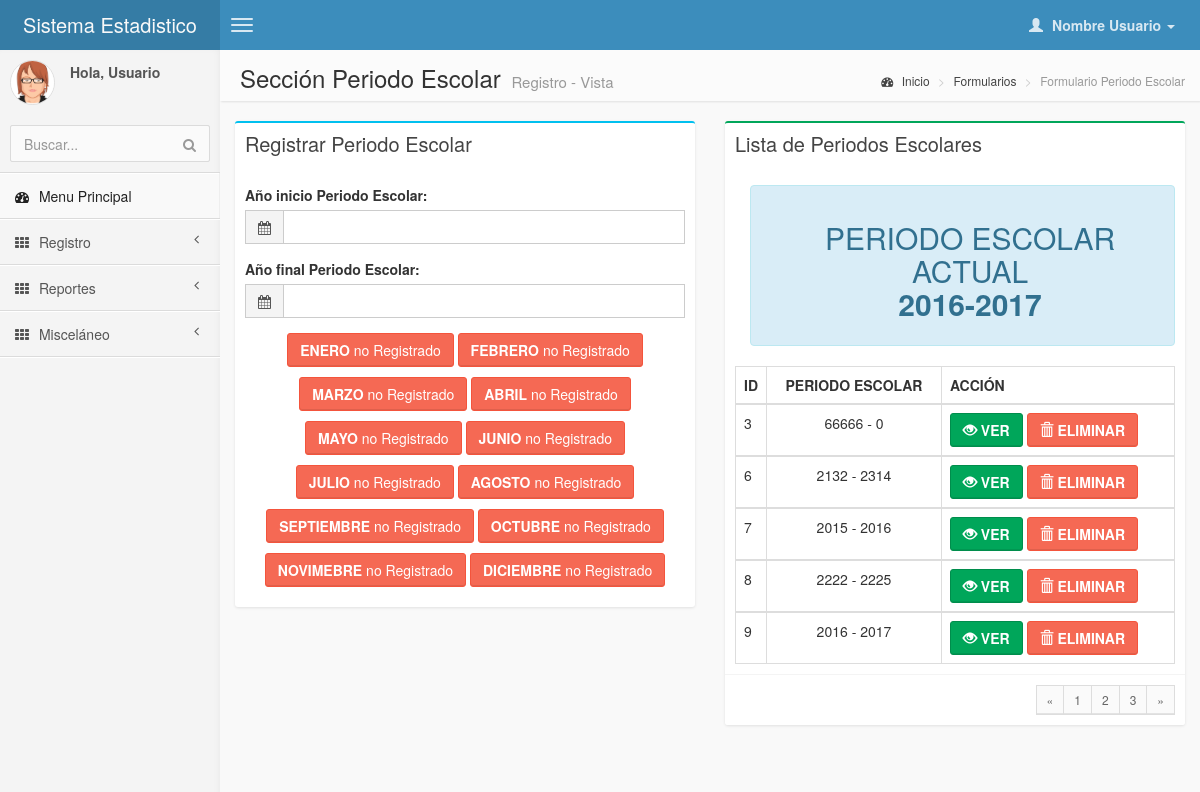
Page /pages/forms/form_periodo_editar.php on the earlier database version.
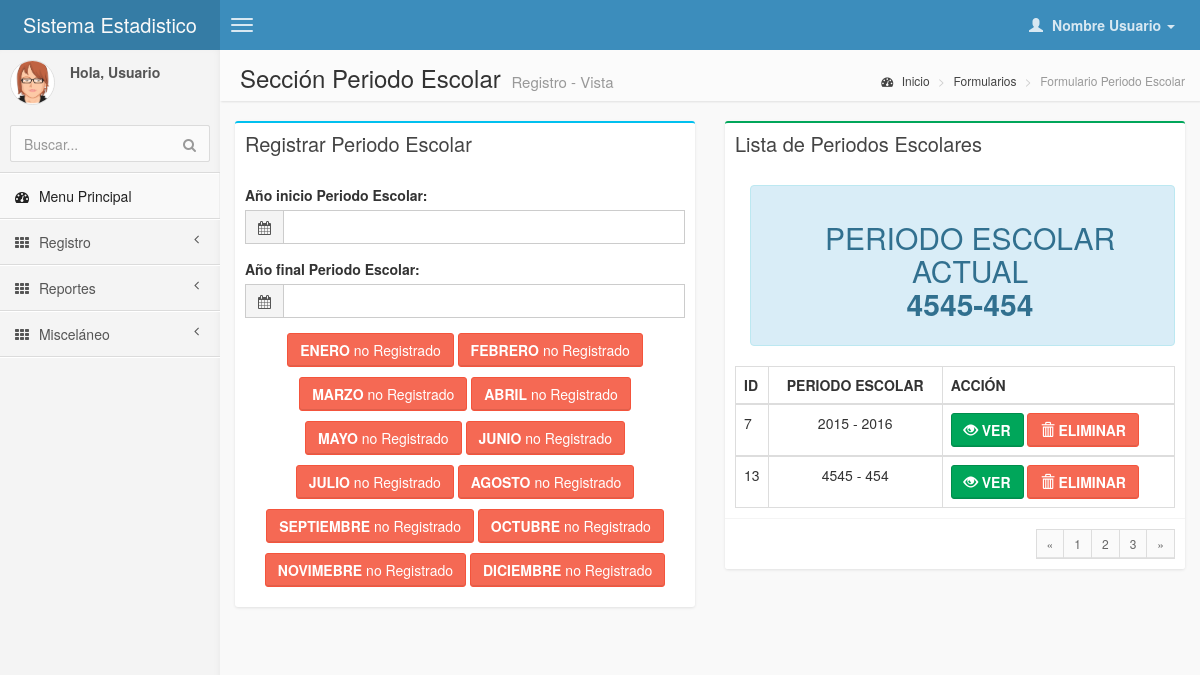
Same page on the later database version.
### tables this page shows
CREATE TABLE IF NOT EXISTS `periodo_escolar` (
  `id_periodo_escolar` int(10) NOT NULL AUTO_INCREMENT,
  `inicio` int(4) NOT NULL,
  `fin` int(4) NOT NULL,
  PRIMARY KEY (`id_periodo_escolar`)
);

### pages/forms/form_periodo_editar.php (the view, shortened to what the changed rows need)
<!DOCTYPE html>
<html>
    <head>
        <link href="../../css/bootstrap.min.css" rel="stylesheet" type="text/css" />
        <link href="../../css/font-awesome.min.css" rel="stylesheet" type="text/css" />
        <link href="../../css/ionicons.min.css" rel="stylesheet" type="text/css" />
        <link href="../../css/daterangepicker/daterangepicker-bs3.css" rel="stylesheet" type="text/css" />
        <link href="../../css/iCheck/all.css" rel="stylesheet" type="text/css" />
        <link href="../../css/colorpicker/bootstrap-colorpicker.min.css" rel="stylesheet"/>
        <link href="../../css/timepicker/bootstrap-timepicker.min.css" rel="stylesheet"/>
        <link href="../../css/AdminLTE.css" rel="stylesheet" type="text/css" />
    </head>
     <body class="skin-blue">
        <div class="wrapper row-offcanvas row-offcanvas-left">
<?php
    require ("../control/conexion_bd.php");
?>
            <aside class="right-side">
                <section class="content-header">
                    <h1>
                        Sección Periodo Escolar                     <small>Registro - Vista</small>
                    </h1>
                </section>
                <section class="content">
                    <div class="row">
<?php
$sql="SELECT * FROM periodo_escolar";
  $datos=mysql_query($sql,$link);
$contador = mysql_num_rows($datos);
    if ($contador == 0)
      {
        echo "<center><h1><font color='#E74C3C'>NO SE ENCONTRO RESULTADOS :-( </font></h1></center>";
      }
    else
      {
?>
                        <div class="col-md-6">
                            <div class="box box-success">
                                <div class="box-header">
                                     <h3 class="box-title">Lista de Periodos Escolares</h3>
                                </div>
                                <div class="box-body">
                                <div class="alert alert-info" role="alert"><CENTER><H2>PERIODO ESCOLAR ACTUAL
                                <p>
                                <strong>
                                <?php
                                $ultimo="SELECT * FROM periodo_escolar order by id_periodo_escolar desc limit 1";
                                $res_ultimo = mysql_query($ultimo,$link);
                                $renglon=mysql_fetch_array($res_ultimo);
                                echo $renglon['inicio'];
                                echo "-";
                                echo $renglon['fin'];
                                ?>
                                </strong>
                                </p>
                                </H2></CENTER></div>
                                    <table class="table table-bordered">
                                        <tr>
                                            <th style="width: 10px">ID</th>
                                            <th> <center> PERIODO ESCOLAR </center></th>
                                            <th>ACCIÓN</th>
                                        </tr>
                                        <?php
                              while ($renglon=mysql_fetch_array($datos))
                                {
                            ?>
                              <tbody>
                                <tr>
                                    <td><?php echo $renglon['id_periodo_escolar']; ?></td>
                                    <td><center><?php echo $renglon['inicio']; echo " - "; echo $renglon['fin']?></center></td>
                                    <td>
                                        <a href="../forms/form_periodo_editar.php?id=<?php echo $renglon['id_periodo_escolar']?>">
                                        <button class="btn btn-success"></i><b><span class="glyphicon glyphicon glyphicon-eye-open" aria-hidden="true"></span> VER</b></button>
                                        </a>
                                            <a href="../emergente/borrar_periodo.php?id=<?php echo $renglon['id_periodo_escolar']?>" >
                                                <button class="btn btn-danger">
                                                    <b>
                                                        <span class="glyphicon glyphicon-trash" aria-hidden="true">
                                                        </span> ELIMINAR
                                                    </b>
                                                </button>
                                            </a>
                                    </td>
                                </tr>
                              </tbody>
                              <?php } }?>
                                    </table>
                                </div>
                            </div>
                                </div>
                            </div>
                        </div>
    </body>
</html>

Differences in the rows shown:
removed periodo_escolar: inicio "2016", fin "2017", id_periodo_escolar "9"
removed periodo_escolar: id_periodo_escolar "3", inicio "66666", fin "0"
removed periodo_escolar: id_periodo_escolar "6", inicio "2132", fin "2314"
removed periodo_escolar: id_periodo_escolar "8", inicio "2222", fin "2225"
added periodo_escolar: inicio "4545", fin "454", id_periodo_escolar "13"
